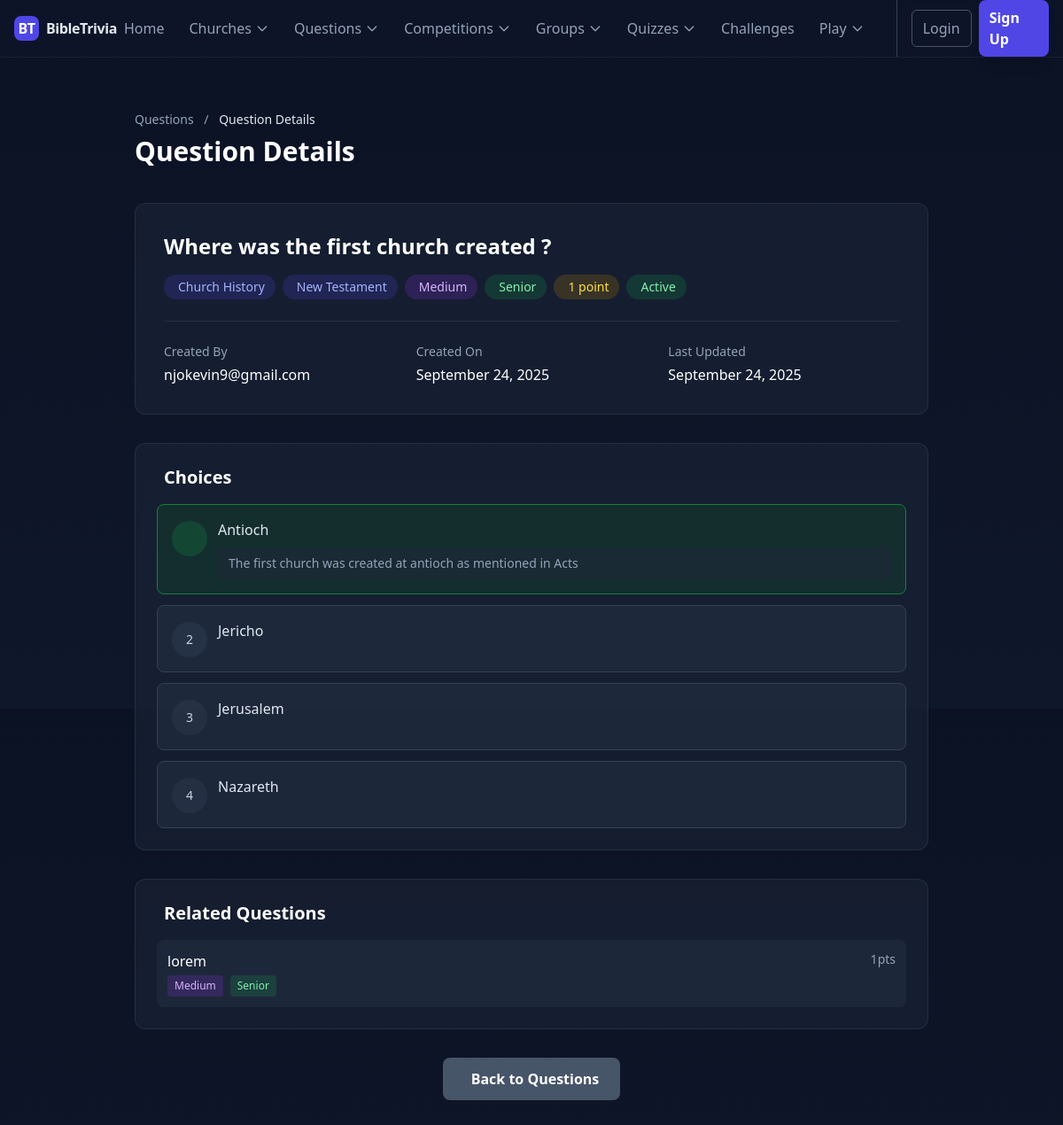
The app's page /questions/2/ with its own data.
### home/models.py (models this page shows, shortened)
class TimeStampedModel(models.Model):
    created_at = models.DateTimeField(auto_now_add=True)
    updated_at = models.DateTimeField(auto_now=True)
    class Meta:
        abstract = True

class Question(TimeStampedModel):
    DIFFICULTY_CHOICES = [
        ('Easy', 'Easy'),
        ('Medium', 'Medium'),
        ('Hard', 'Hard'),
    ]
    QUESTION_TYPE_CHOICES = [
        ('single', 'Single Choice'),
        ('multiple', 'Multiple Select'),
        ('open', 'Open Ended'),
    ]
    level_category = [
        ('Adults', 'Adults'),
        ('Youth', 'Youth'),
        ('Children', 'Children'),
        ('Senior', 'Senior'),
        ('Junior', 'Junior'),
        ('Teens', 'Teens'),
        ('All', 'All'),
    ]
    level = models.CharField(max_length=100, choices=level_category, default='All')
    allowed_levels = models.JSONField(
        default=list,
        blank=True,
        help_text="Select one or more levels this question applies to"
    )
    uuid = models.UUIDField(default=uuid.uuid4, unique=True, editable=False)
    categories = models.ManyToManyField(
        QuestionCategory,
        related_name='questions',
        blank=True,
    )
    activities = models.ManyToManyField(
        'CompetitionActivity',
        related_name='questions',
        blank=True,
        help_text='Activities this question is associated with'
    )
    question_text = models.TextField()
    difficulty = models.CharField(max_length=10, choices=DIFFICULTY_CHOICES, default='Medium')
    question_type = models.CharField(max_length=20, choices=QUESTION_TYPE_CHOICES, default='single')
    explanation = models.TextField(
        blank=True,
        help_text="Optional explanation for the correct answer"
    )
    bible_reference = models.CharField(
        max_length=100,
        blank=True,
        help_text="Bible verse reference (e.g., John 3:16)"
    )
    points = models.PositiveIntegerField(
        default=1,
        help_text="Points awarded for correct answer"
    )
    penalty = models.PositiveIntegerField(
        default=1,
        help_text="If 0, allow positive proportional credit for multiple-select; otherwise full-or-nothing"
    )
    is_active = models.BooleanField(default=True)
    created_by = models.ForeignKey(
        settings.AUTH_USER_MODEL,
        on_delete=models.CASCADE,
        related_name='created_questions'
    )
    class Meta:
        ordering = ['-created_at']
        indexes = [
            models.Index(fields=["difficulty"]),
            models.Index(fields=["is_active"]),
            models.Index(fields=["created_by"]),
        ]
        verbose_name = "Question"
        verbose_name_plural = "Questions"

class QuestionCategory(TimeStampedModel):
    category_choices = [
        ('Old Testament', 'Old Testament'),
        ('New Testament', 'New Testament'),
        ('Church History', 'Church History'),
        ('General Knowledge', 'General Knowledge'),
        ('Other', 'Other'),
    ]
    name = models.CharField(max_length=100, unique=True, choices=category_choices)
    slug = models.SlugField(max_length=120, unique=True, blank=True)
    description = models.TextField(blank=True)
    is_active = models.BooleanField(default=True)
    class Meta:
        verbose_name = "Question Category"
        verbose_name_plural = "Question Categories"
        ordering = ['name']
        indexes = [
            models.Index(fields=["slug"]),
            models.Index(fields=["is_active"]),
        ]

class Choice(models.Model):
    question = models.ForeignKey(Question, on_delete=models.CASCADE, related_name='choices')
    choice_text = models.CharField(max_length=200)
    is_correct = models.BooleanField(default=False)
    explanation = models.TextField(max_length=500, null=True, blank=True)
    class Meta:
        ordering = ['is_correct', 'choice_text']
        indexes = [
            models.Index(fields=["question", "is_correct"]),
        ]
        verbose_name = "Choice"
        verbose_name_plural = "Choices"

### users/models.py (models this page shows, shortened)
class MyUser(AbstractUser):
    email = models.EmailField(_('email address'), max_length=50, unique=True)
    username = None
    ROLE_CHOICES = [
        ('Admin', 'Admin'),
        ('Supervisor', 'Supervisor'),
        ('Patron', 'Patron'),
        ('Member', 'Member'),
    ]
    role = models.CharField(
        _('Role'),
        max_length=20,
        choices=ROLE_CHOICES,
        default='Member',
        help_text=_('User role in the system')
    )
    USERNAME_FIELD = 'email'
    REQUIRED_FIELDS = []
    objects = MyUserManager()
    groups = models.ManyToManyField(
        'auth.Group',
        related_name='myuser_groups',  # Unique related_name
        blank=True,
        help_text=_('The groups this user belongs to. A user will get all permissions granted to each of their groups.')
    )
    user_permissions = models.ManyToManyField(
        'auth.Permission',
        related_name='myuser_permissions',  # Unique related_name
        blank=True,
        help_text=_('Specific permissions for this user.')
    )

### home/views.py (the view)
# urls.py: path('questions/<int:pk>/', QuestionDetailView.as_view(), name='question_detail'),
class QuestionDetailView(DetailView):
    model = Question
    template_name = 'home/question_detail.html'
    context_object_name = 'question'
    def get_context_data(self, **kwargs):
        context = super().get_context_data(**kwargs)
        context['can_edit'] = (
            self.request.user.is_authenticated and
            (self.object.created_by == self.request.user or self.request.user.is_staff)
        )
        related = (
            Question.objects.filter(
                categories__in=self.object.categories.all()
            )
            .exclude(pk=self.object.pk)
            .distinct()[:5]
        )
        context['related_questions'] = related
        context['choices'] = self.object.choices.all().order_by('-is_correct', 'choice_text')
        return context

### home/templates/home/question_detail.html (shortened to what this page needs)
{% extends 'base.html' %}
{% load static %}
{% block content %}
<div class="min-h-screen ">
    <div class="container mx-auto px-4 py-8">
        <div class="max-w-4xl mx-auto">
            <div class="flex flex-col md:flex-row justify-between items-start md:items-center mb-8">
                <div class="flex-1">
                    <nav class="text-sm text-slate-400 mb-2">
                        <a href="{% url 'question_list' %}" class="hover:text-indigo-400 transition-colors">Questions</a>
                        <span class="mx-2">/</span>
                        <span class="text-slate-200">Question Details</span>
                    </nav>
                    <h1 class="text-3xl font-bold text-white mb-2">Question Details</h1>
                </div>
            </div>
            <div class="bg-slate-800/50 backdrop-blur-sm rounded-xl p-8 border border-slate-700/50 mb-8">
                <div class="mb-6">
                    <h2 class="text-2xl font-semibold text-white mb-4">{{ question.question_text }}</h2>
                    <div class="flex flex-wrap gap-2 mb-4">
                        {% for cat in question.categories.all %}
                        <span class="px-3 py-1 rounded-full bg-indigo-600/20 text-indigo-300 text-sm">
                            {{ cat.name }}
                        </span>
                        {% endfor %}
                        <span class="px-3 py-1 rounded-full bg-purple-600/20 text-purple-300 text-sm">
                            {{ question.difficulty }}
                        </span>
                        <span class="px-3 py-1 rounded-full bg-green-600/20 text-green-300 text-sm">
                            {{ question.level }}
                        </span>
                        <span class="px-3 py-1 rounded-full bg-yellow-600/20 text-yellow-300 text-sm">
                            {{ question.points }} point{{ question.points|pluralize }}
                        </span>
                        {% if question.is_active %}
                        <span class="px-3 py-1 rounded-full bg-green-600/20 text-green-300 text-sm">
                            Active
                        </span>
                        {% else %}
                        <span class="px-3 py-1 rounded-full bg-red-600/20 text-red-300 text-sm">
                            <i class="fas fa-times-circle mr-1"></i>Inactive
                        </span>
                        {% endif %}
                    </div>
                </div>
                <div class="border-t border-slate-700/50 pt-6">
                    <div class="grid grid-cols-1 md:grid-cols-3 gap-6">
                        <div>
                            <h4 class="text-sm font-medium text-slate-400 mb-1">Created By</h4>
                            <p class="text-white">{{ question.created_by.get_full_name|default:question.created_by.email }}</p>
                        </div>
                        <div>
                            <h4 class="text-sm font-medium text-slate-400 mb-1">Created On</h4>
                            <p class="text-white">{{ question.created_at|date:"F d, Y" }}</p>
                        </div>
                        <div>
                            <h4 class="text-sm font-medium text-slate-400 mb-1">Last Updated</h4>
                            <p class="text-white">{{ question.updated_at|date:"F d, Y" }}</p>
                        </div>
                    </div>
                </div>
            </div>
            <div class="bg-slate-800/50 backdrop-blur-sm rounded-xl p-6 border border-slate-700/50 mb-8">
                <div class="flex justify-between items-center mb-4">
                    <h3 class="text-xl font-semibold text-white">
                        Choices
                    </h3>
                </div>
                {% if choices %}
                <div class="space-y-3">
                    {% for choice in choices %}
                    <div class="{% if choice.is_correct %}bg-green-900/30 border-green-700{% else %}bg-slate-700/30 border-slate-700{% endif %} rounded-lg p-4 border hover:shadow-lg transition-all">
                        <div class="flex items-start">
                            <div class="flex-shrink-0 h-10 w-10 rounded-full {% if choice.is_correct %}bg-green-600/20 text-green-300{% else %}bg-slate-600/20 text-slate-300{% endif %} flex items-center justify-center mr-3 mt-0.5">
                                {% if choice.is_correct %}
                                <i class="fas fa-check"></i>
                                {% else %}
                                <span class="text-sm font-medium">{{ forloop.counter }}</span>
                                {% endif %}
                            </div>
                            <div class="flex-1">
                                <p class="text-slate-200">{{ choice.choice_text }}</p>
                                {% if choice.explanation %}
                                <div class="mt-2 text-sm text-slate-400 bg-slate-800/50 p-2 rounded">
                                     {{ choice.explanation }}
                                </div>
                                {% endif %}
                            </div>
                        </div>
                    </div>
                    {% endfor %}
                </div>
                {% endif %}
            </div>
            <div class="bg-slate-800/50 backdrop-blur-sm rounded-xl p-6 border border-slate-700/50">
                <h3 class="text-xl font-semibold text-white mb-4">
                    Related Questions
                </h3>
                {% if related_questions %}
                <div class="space-y-3">
                    {% for related in related_questions %}
                    <div class="bg-slate-700/30 rounded-lg p-3 hover:bg-slate-700/50 transition-colors">
                        <div class="flex justify-between items-start">
                            <div class="flex-1 mr-4">
                                <h4 class="text-white font-medium mb-1">
                                    <a href="{% url 'question_detail' related.pk %}" class="hover:text-indigo-400 transition-colors">
                                        {{ related.question_text|truncatechars:80 }}
                                    </a>
                                </h4>
                                <div class="flex space-x-2 text-xs">
                                    <span class="px-2 py-1 rounded bg-purple-600/20 text-purple-300">{{ related.difficulty }}</span>
                                    <span class="px-2 py-1 rounded bg-green-600/20 text-green-300">{{ related.level }}</span>
                                </div>
                            </div>
                            <span class="text-slate-400 text-sm">{{ related.points }}pts</span>
                        </div>
                    </div>
                    {% endfor %}
                </div>
                {% else %}
                <p class="text-slate-400 text-center py-4">No other questions in this category yet.</p>
                {% endif %}
            </div>
            <div class="flex justify-center flex-wrap gap-4 mt-8">
                <a href="{% url 'question_list' %}"
                   class="bg-slate-600 hover:bg-slate-700 text-white px-6 py-3 rounded-lg font-semibold transition-colors">
                    Back to Questions
                </a>
            </div>
        </div>
    </div>
</div>
{% endblock %}

### records on screen
Question: question_text "Where was the first church created ?", difficulty "Medium", level "Senior", points "1", created_by.get_full_name "njokevin9@gmail.com", created_at "September 24, 2025", updated_at "September 24, 2025"
QuestionCategory: name "Church History"
QuestionCategory: name "New Testament"
Choice: choice_text "Antioch", explanation "The first church was created at antioch as mentioned in Acts"
Choice: choice_text "Jericho"
Choice: choice_text "Jerusalem"
Choice: choice_text "Nazareth"
Question: question_text "lorem", difficulty "Medium", level "Senior", points "1"
